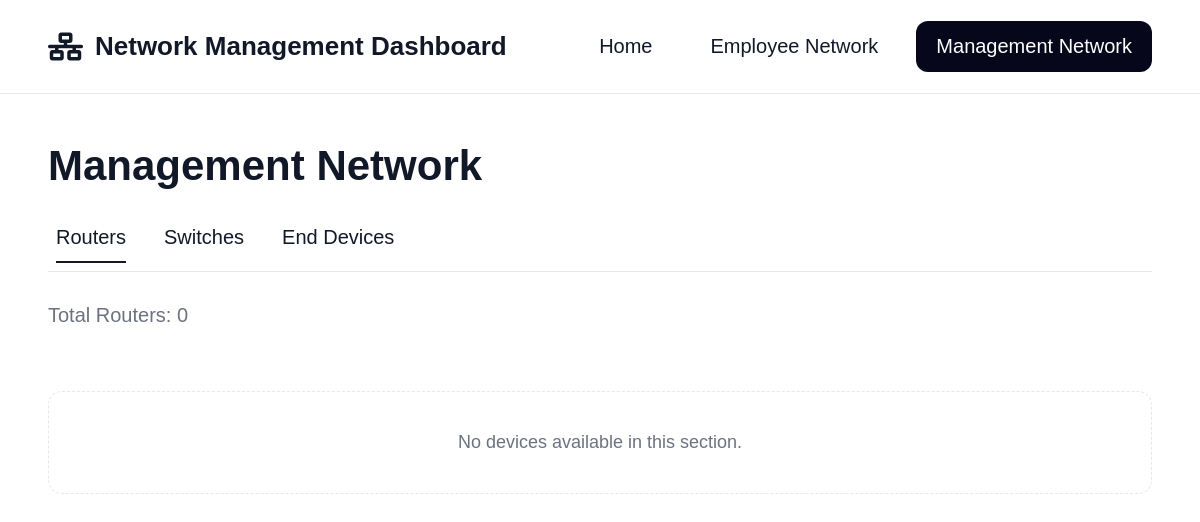
The page /management/ on the database as committed earlier.
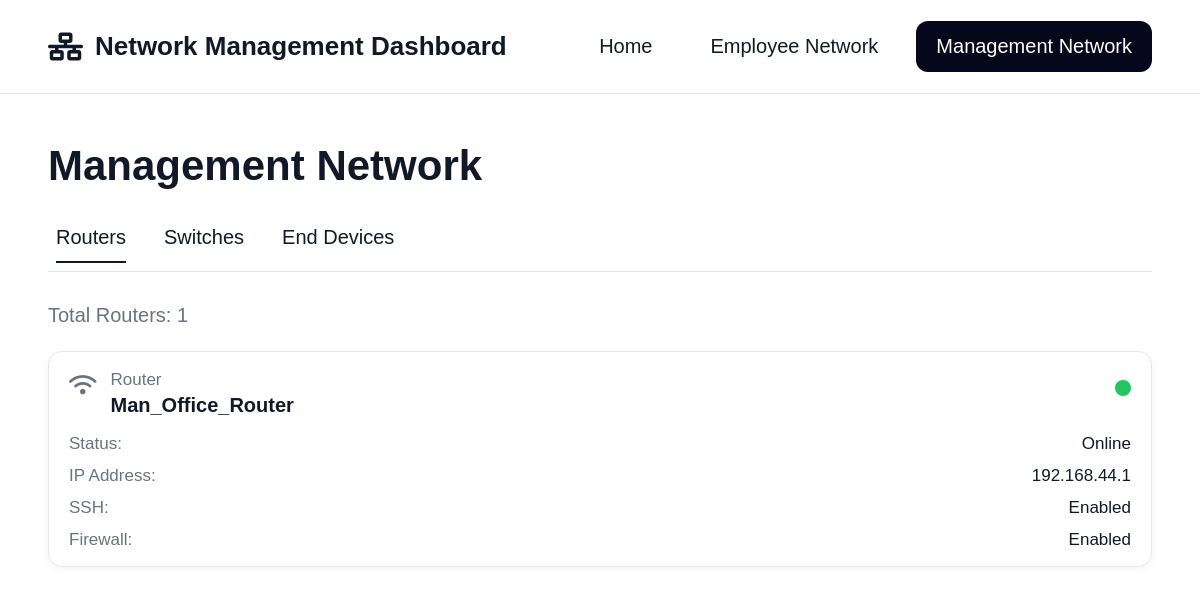
The same page on the database as committed later.
### netmanagement/models.py (models this page shows, shortened)
class Device(models.Model):
    DEVICE_TYPES = [
        ('router', 'Router'),
        ('switch', 'Switch'),
        ('end', 'End Device'),
    ]
    NETWORK_TYPES = [
        ('employee', 'Employee'),
        ('management', 'Management'),
    ]
    STATUS_TYPES = [
        ('online', 'Online'),
        ('offline', 'Offline'),
        ('warning', 'Warning'),
    ]
    name = models.CharField(max_length=100)
    device_type = models.CharField(max_length=10, choices=DEVICE_TYPES)
    network = models.CharField(max_length=15, choices=NETWORK_TYPES)
    ip_address = models.GenericIPAddressField()
    status = models.CharField(max_length=10, choices=STATUS_TYPES)
    ssh_enabled = models.BooleanField(default=False)
    firewall_enabled = models.BooleanField(default=False)

### netmanagement/views.py (the view)
# urls.py: path('management/', management_network, name='management_network'),
def management_network(request):
    active_tab = request.GET.get('tab', 'routers')
    if active_tab == 'switches':
        devices = Device.objects.filter(network='management', device_type='switch')
        total_label = f'Total Switches: {devices.count()}'
    elif active_tab == 'end-devices':
        devices = Device.objects.filter(network='management', device_type='end')
        total_label = f'Total End Devices: {devices.count()}'
    else:
        devices = Device.objects.filter(network='management', device_type='router')
        total_label = f'Total Routers: {devices.count()}'
        active_tab = 'routers'
    return render(request, 'management_network.html', {
        'devices': devices,
        'total_label': total_label,
        'active_tab': active_tab,
        'page_title': 'Management Network',
    })

### netmanagement/templates/management_network.html (shortened to what the changed rows need)
{% load static %}
<!DOCTYPE html>
<html lang="en">
<head>
    <link rel="stylesheet" href="{% static 'css/style.css' %}">
    <link rel="stylesheet" href="https://cdnjs.cloudflare.com/ajax/libs/font-awesome/6.5.0/css/all.min.css">
</head>
<body>
    <main class="page-container">
        <h1 class="page-title">Management Network</h1>
        <div class="tabs">
            <a class="tab {% if active_tab == 'routers' %}active{% endif %}"
               href="{% url 'management_network' %}?tab=routers">Routers</a>
            <a class="tab {% if active_tab == 'switches' %}active{% endif %}"
               href="{% url 'management_network' %}?tab=switches">Switches</a>
            <a class="tab {% if active_tab == 'end-devices' %}active{% endif %}"
               href="{% url 'management_network' %}?tab=end-devices">End Devices</a>
        </div>
        <div class="divider"></div>
        <p class="section-count">{{ total_label }}</p>
        <section class="device-grid">
            {% for device in devices %}
            <article class="device-card">
                <a href="{% url 'device_detail' device.pk %}?next={{ request.get_full_path|urlencode }}" class="device-link">
                    <div class="device-header">
                        <div class="device-left">
                            <i class="fa-solid
                                {% if device.device_type == 'router' %}
                                    fa-wifi
                                {% elif device.device_type == 'switch' %}
                                    fa-server
                                {% else %}
                                    fa-laptop
                                {% endif %}
                                device-icon"></i>
                            <div>
                                <div class="device-type">{{ device.get_device_type_display }}</div>
                                <h2 class="device-name">{{ device.name }}</h2>
                            </div>
                        </div>
                        <div class="status-dot
                            {% if device.status == 'online' %}
                                online
                            {% elif device.status == 'warning' %}
                                warning
                            {% else %}
                                offline
                            {% endif %}
                        "></div>
                    </div>
                    <div class="device-details">
                        <div class="detail-row">
                            <span>Status:</span>
                            <strong>{{ device.get_status_display }}</strong>
                        </div>
                        <div class="detail-row">
                            <span>IP Address:</span>
                            <strong>{{ device.ip_address }}</strong>
                        </div>
                        <div class="detail-row">
                            <span>SSH:</span>
                            <strong>
                                {% if device.ssh_enabled %}Enabled{% else %}Disabled{% endif %}
                            </strong>
                        </div>
                        {% if device.device_type == 'router' %}
                        <div class="detail-row">
                            <span>Firewall:</span>
                            <strong>
                                {% if device.firewall_enabled %}Enabled{% else %}Disabled{% endif %}
                            </strong>
                        </div>
                        {% endif %}
                    </div>
                </a>
            </article>
            {% empty %}
                <div class="empty-state">
                    <p>No devices available in this section.</p>
                </div>
            {% endfor %}
        </section>
    </main>
</body>
</html>

Rows that differ between the two databases and show on the page:
added Device: device_type "Router", name "Man_Office_Router", status "Online", ip_address "192.168.44.1", ssh_enabled "Enabled", shows "Firewall:", firewall_enabled "Enabled"
Other text that changed with them:
{{ total_label }}: "Total Routers: 0" → "Total Routers: 1"
text no longer shown: "No devices available in this section."
